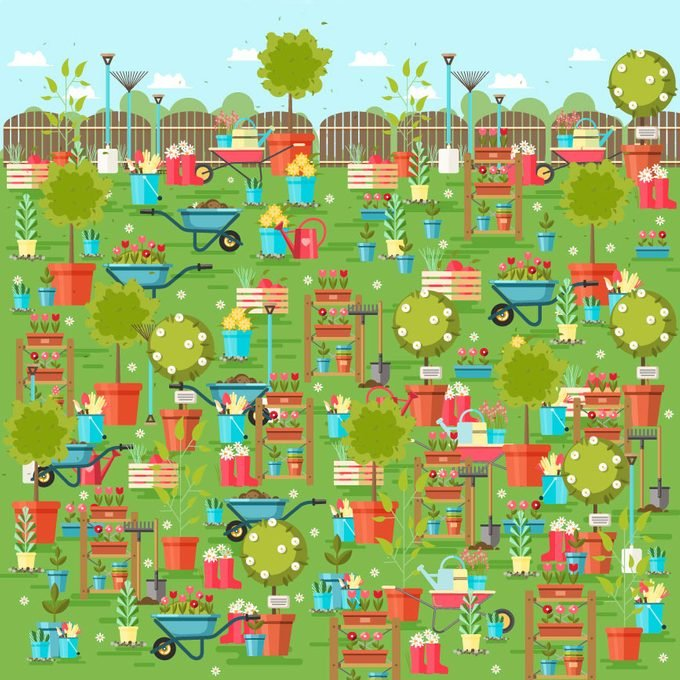
#> input picture pair_boot.jpg, 680 x 680 px
$ jupyter execute midterm.ipynb
#> lines starting #> are read from the running program, lines starting #| are printed output that depends on the picture; after the words box and inside, x2 and y2 are one past the last pixel; in counts of white or black regions, pixels touching at a corner belong together
[cell 1]
import cv2
import numpy as np
import matplotlib.pyplot as plt

[cell 2]
image = cv2.imread('pair_boot.jpg')
#> image is the input picture: shape (680, 680, 3); mean B, G, R 111.4, 177.2, 156.6
template = cv2.imread('boot.jpg')
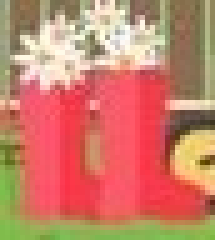
#> input picture boot.jpg, 43 x 48 px (shown 5 times larger)
#> template is the input picture: shape (48, 43, 3); mean B, G, R 106.1, 127.6, 201.4

[cell 3]
## sử dụng những bước xử lý ảnh cơ bản ban đầu, template là ảnh được cắt ra từ 1 đôi boot bất kỳ

image_gray = cv2.cvtColor(image, cv2.COLOR_BGR2GRAY)
template_gray = cv2.cvtColor(template, cv2.COLOR_BGR2GRAY)

h, w = template_gray.shape
#> h = 48; w = 43

result = cv2.matchTemplate(image_gray, template_gray, cv2.TM_CCOEFF_NORMED)
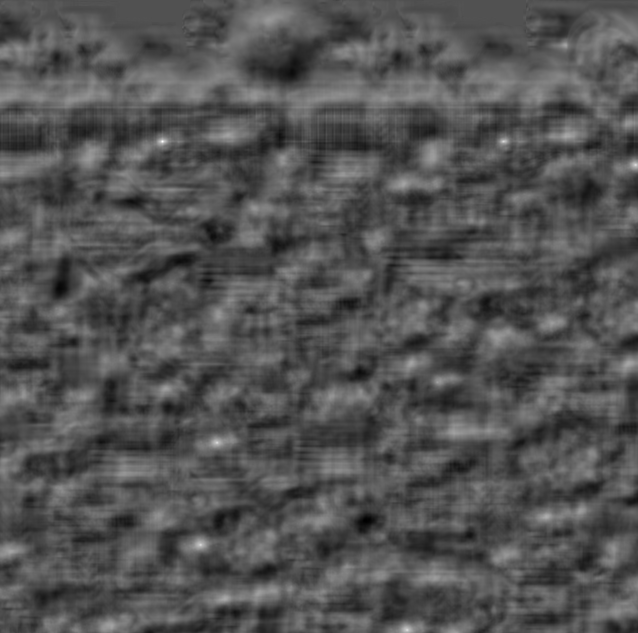
#> result: shape (633, 638) float32; min -0.466, max 0.997, mean 0.0112; drawn with min black and max white

threshold = 0.7
locations = np.where(result >= threshold)
#> locations = 21 positions, rows 140 to 630, columns 161 to 636

rectangles = []
for pt in zip(*locations[::-1]):
    rectangles.append([pt[0], pt[1], w, h])
#> this loop made 21 passes
#> pt on passes 1 to 12: (162, 140), (163, 140), (161, 141), (162, 141), (163, 141), (503, 141), (504, 141), (161, 142), (162, 142), (635, 164), (636, 164), (635, 165)
#> after the loop, rectangles = 21 items, first 6: [162, 140, 43, 48], [163, 140, 43, 48], [161, 141, 43, 48], [162, 141, 43, 48], [163, 141, 43, 48], [503, 141, 43, 48]

rectangles, _ = cv2.groupRectangles(np.array(rectangles).tolist(), groupThreshold=1, eps=0.5)
#> rectangles = [[162, 141, 43, 48], [504, 141, 43, 48], [636, 164, 43, 48], [216, 442, 43, 48], [200, 544, 43, 48], [406, 630, 43, 48]]

image_with_boxes = image.copy()
for (x, y, w, h) in rectangles:
    cv2.rectangle(image_with_boxes, (x, y), (x + w, y + h), (0, 255, 0), 2)
#> this loop made 6 passes
#> (x, y) on passes 1 to 6: (162, 141), (504, 141), (636, 164), (216, 442), (200, 544), (406, 630)
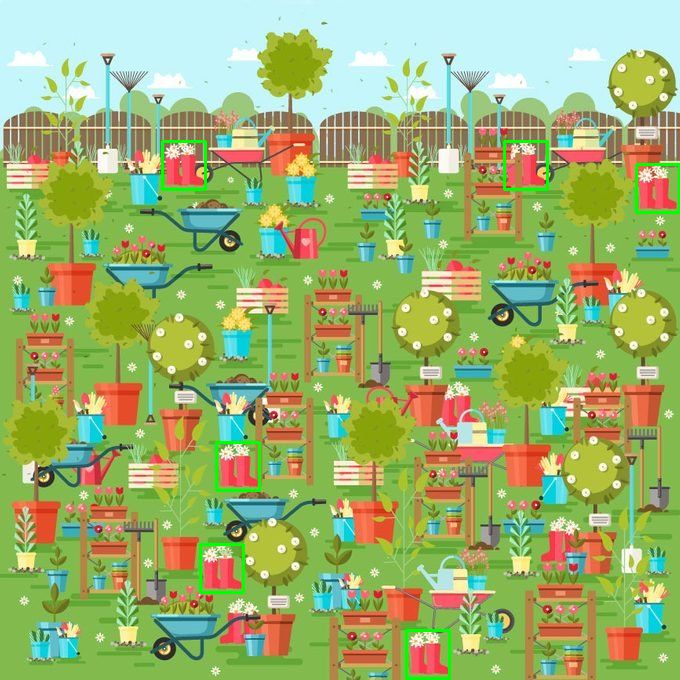
#> image_with_boxes: shape (680, 680, 3); 0.69% of pixels changed, all inside (x1, y1, x2, y2) = (161, 140, 680, 680)

num_matches = len(rectangles)
#> num_matches = 6
print(f"Số đôi boot tìm được: {num_matches}")
#| Số đôi boot tìm được: 6

plt.figure(figsize=(12, 6))

plt.subplot(1, 2, 1)
plt.imshow(cv2.cvtColor(image_with_boxes, cv2.COLOR_BGR2RGB))
plt.title(f"Detected Matches: {num_matches}")
plt.axis('off')

plt.subplot(1, 2, 2)
plt.imshow(cv2.cvtColor(template, cv2.COLOR_BGR2RGB))
plt.title("Template Used")
plt.axis('off')

plt.show()
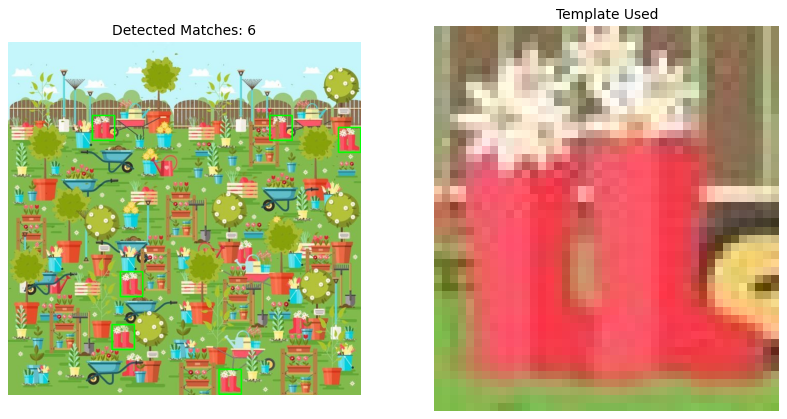
#> figure drawn by matplotlib, 2 panels

cv2.imwrite('result_1.jpg', image_with_boxes)
#> Out = True

[cell 4]
#tính IoU giữa 2 bounding box
def compute_iou(box1, box2):
    x1, y1, w1, h1 = box1
    x2, y2, w2, h2 = box2

    xi1 = max(x1, x2)
    yi1 = max(y1, y2)
    xi2 = min(x1 + w1, x2 + w2)
    yi2 = min(y1 + h1, y2 + h2)

    inter_width = max(0, xi2 - xi1)
    inter_height = max(0, yi2 - yi1)
    inter_area = inter_width * inter_height

    box1_area = w1 * h1
    box2_area = w2 * h2

    union_area = box1_area + box2_area - inter_area

    if union_area == 0:
        return 0
    return inter_area / union_area

[cell 5]
#hợp nhất bounding box trùng dùng IoU
def merge_boxes(boxes, iou_threshold=0.1):
    merged_boxes = []
    for box in boxes:
        should_merge = False
        for mbox in merged_boxes:
            if compute_iou(box, mbox) > iou_threshold:
                should_merge = True
                break
        if not should_merge:
            merged_boxes.append(box)
    return merged_boxes

[cell 6]
## template matching trên từng template
def process_template(template, image, scale_factor=1):

    new_width = int(template.shape[1] * scale_factor)
    new_height = int(template.shape[0] * scale_factor)
    template = cv2.resize(template, (new_width, new_height), interpolation=cv2.INTER_AREA)

    template_gray = cv2.cvtColor(template, cv2.COLOR_BGR2GRAY)
    _, mask = cv2.threshold(template_gray, 240, 255, cv2.THRESH_BINARY_INV)
    mask_rgb = cv2.merge([mask, mask, mask])

    template_h, template_w = template.shape[:2]

    image_r, image_g, image_b = cv2.split(image)
    template_r, template_g, template_b = cv2.split(template)
    mask_r, mask_g, mask_b = cv2.split(mask_rgb)

    result_r = cv2.matchTemplate(image_r, template_r, cv2.TM_SQDIFF_NORMED, mask=mask_r)
    result_g = cv2.matchTemplate(image_g, template_g, cv2.TM_SQDIFF_NORMED, mask=mask_g)
    result_b = cv2.matchTemplate(image_b, template_b, cv2.TM_SQDIFF_NORMED, mask=mask_b)

    result = (result_r + result_g + result_b) / 3

    threshold = 0.095
    locations = np.where(result <= threshold)

    boxes = []
    for pt in zip(*locations[::-1]):
        boxes.append((pt[0], pt[1], template_w, template_h))
    return boxes

[cell 7]
## thay đổi template khác phù hợp hơn là template cũ chỉ cắt ảnh ra
template = cv2.imread('1_boot.jpg')
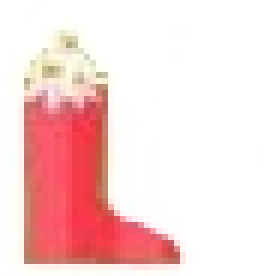
#> input picture 1_boot.jpg, 44 x 46 px (shown 6 times larger)
#> template is the input picture: shape (46, 44, 3); mean B, G, R 213.8, 214.5, 247.9

## thực hiện counting lại dựa trên những hàm đã bổ sung nâng cấp
all_boxes = []
for tmpl in [template]:
    boxes = process_template(tmpl, image, scale_factor=1)
    print(f"Template matching với template có {len(boxes)} box tìm được.")
    all_boxes.extend(boxes)
#> this loop made 1 pass
#> (new_width in process_template, new_height in process_template, template_h in process_template, template_w in process_template, threshold in process_template, locations in process_template) on pass 1: (44, 46, 46, 44, 0.095, 364 positions, rows 135 to 632, columns 159 to 636)
#| Template matching với template có 364 box tìm được.
#> pass 1, in process_template, `_, mask = cv2.threshold(template_gray, 240, 255, cv2.THRESH_BINARY_INV)`:
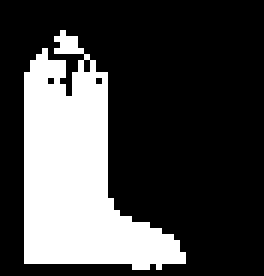
#> mask: shape (46, 44) (shown 6 times larger); 27.8% white; 1 white region, box (x1, y1, x2, y2) and area: (4, 5, 31, 45) 563
#> pass 1, in process_template, `image_r, image_g, image_b = cv2.split(image)`:
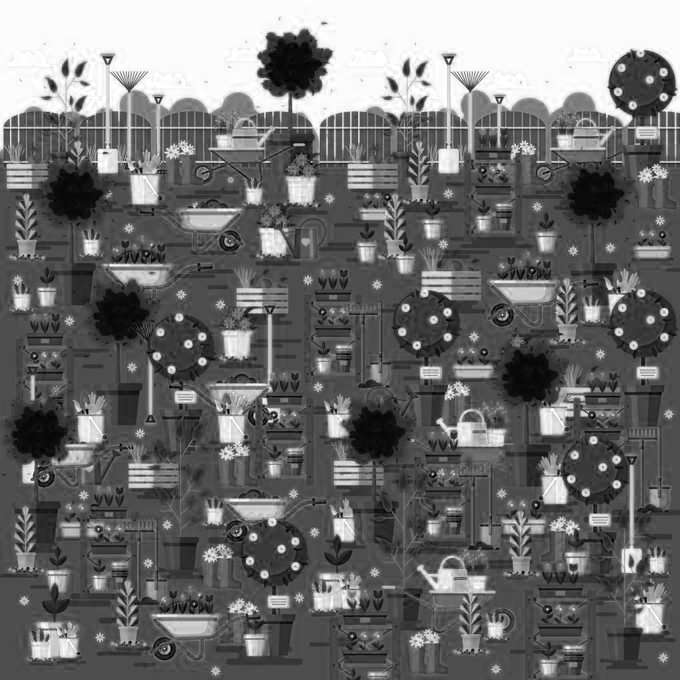
#> image_r: shape (680, 680); min 0, max 255, mean 111.4
#> after the loop, all_boxes = 364 items, first 6: (517, 135, 44, 46), (518, 135, 44, 46), (175, 136, 44, 46), (176, 136, 44, 46), (177, 136, 44, 46), (178, 136, 44, 46)

iou_threshold = 0.1
merged_boxes = merge_boxes(all_boxes, iou_threshold=iou_threshold)
#> the loop in merge_boxes, `for box in boxes:` made 364 passes
#> box on passes 1, 28, 29: (517, 135, 44, 46), (163, 138, 44, 46), (164, 138, 44, 46)
print(f"Số bounding box sau khi gộp: {len(merged_boxes)}")
#| Số bounding box sau khi gộp: 8

image_copy = image.copy()
for box in merged_boxes:
    top_left = (box[0], box[1])
    bottom_right = (box[0] + box[2], box[1] + box[3])
    cv2.rectangle(image_copy, top_left, bottom_right, (0, 255, 0), 2)
#> this loop made 8 passes
#> box on passes 1 to 8: (517, 135, 44, 46), (175, 136, 44, 46), (635, 161, 44, 46), (451, 378, 44, 46), (230, 437, 44, 46), (546, 514, 44, 46), (214, 540, 44, 46), (420, 624, 44, 46)
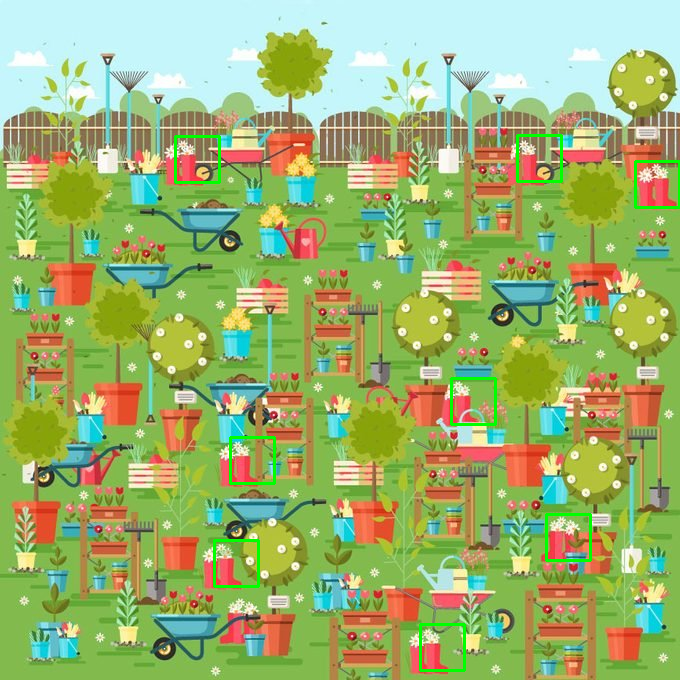
#> image_copy: shape (680, 680, 3); 0.92% of pixels changed, all inside (x1, y1, x2, y2) = (174, 134, 680, 672)

cv2.imwrite('result_2.jpg', image_copy)

num_matches = len(merged_boxes)
print(f"Số đôi boot tìm được: {num_matches}")
#| Số đôi boot tìm được: 8

plt.figure(figsize=(12, 6))

plt.subplot(1, 2, 1)
plt.imshow(cv2.cvtColor(image_copy, cv2.COLOR_BGR2RGB))
plt.title(f"Detected Matches: {num_matches}")
plt.axis('off')

plt.subplot(1, 2, 2)
plt.imshow(cv2.cvtColor(template, cv2.COLOR_BGR2RGB))
plt.title("Template Used")
plt.axis('off')

plt.show()

[cell 8]
# bổ sung thêm 1 template lật
template2 = cv2.imread('2_boot.jpg')
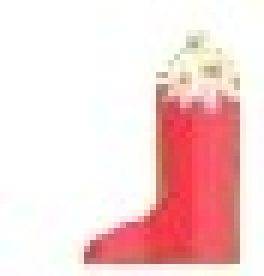
#> input picture 2_boot.jpg, 44 x 46 px (shown 6 times larger)
#> template2 is the input picture: shape (46, 44, 3); mean B, G, R 213.4, 214.2, 246.5

all_boxes = []
for tmpl in [template, template2]:
    boxes = process_template(tmpl, image, scale_factor=1)
    print(f"Template matching với template có {len(boxes)} box tìm được.")
    all_boxes.extend(boxes)
#> this loop made 2 passes
#| Template matching với template có 364 box tìm được.
#| Template matching với template có 71 box tìm được.

merged_boxes = merge_boxes(all_boxes, iou_threshold=0.1)
#> the loop in merge_boxes (call 2), `for box in boxes:` made 435 passes
print(f"Số bounding box sau khi gộp: {len(merged_boxes)}")
#| Số bounding box sau khi gộp: 9

image_copy = image.copy()
for box in merged_boxes:
    top_left = (box[0], box[1])
    bottom_right = (box[0] + box[2], box[1] + box[3])
    cv2.rectangle(image_copy, top_left, bottom_right, (0, 255, 0), 2)
#> this loop made 9 passes
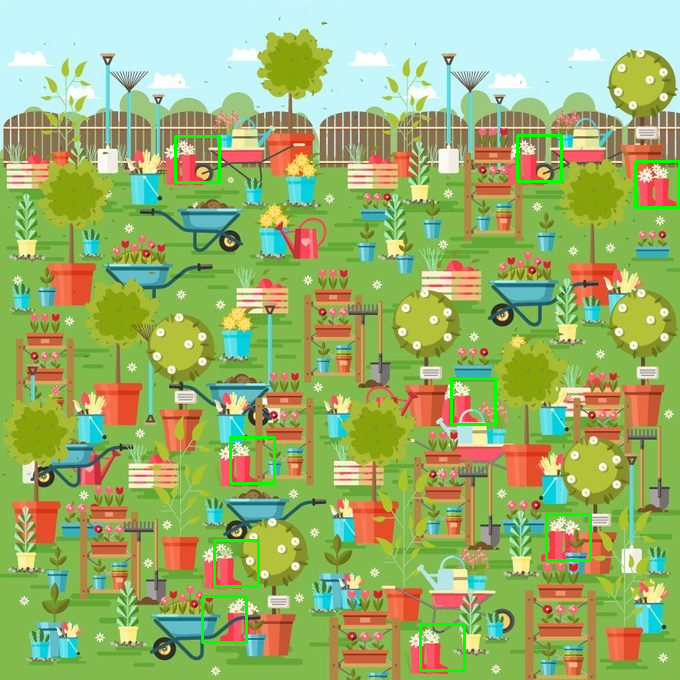
#> image_copy: shape (680, 680, 3); 1.03% of pixels changed, all inside (x1, y1, x2, y2) = (174, 134, 680, 672)

cv2.imwrite('result_final.jpg', image_copy)

num_matches = len(merged_boxes)
print(f"Số đôi boot tìm được: {num_matches}")
#| Số đôi boot tìm được: 9

plt.figure(figsize=(12, 6))

plt.subplot(1, 2, 1)
plt.imshow(cv2.cvtColor(image_copy, cv2.COLOR_BGR2RGB))
plt.title(f"Detected Matches: {num_matches}")
plt.axis('off')

plt.subplot(1, 2, 2)
plt.imshow(cv2.cvtColor(template, cv2.COLOR_BGR2RGB))
plt.title("Template Used")
plt.axis('off')

plt.show()
